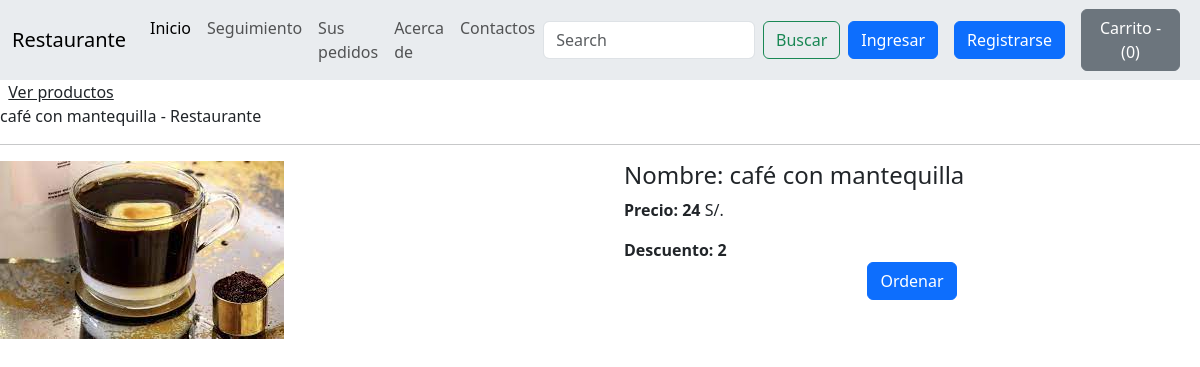
Page /tienda/verProducto/9 on the committed database.
### tienda/models.py (models this page shows, shortened)
class Producto(models.Model):
    id = models.AutoField
    p_nombre = models.CharField(max_length=50)
    categoria = models.CharField(max_length=50, default="")
    subcategoria = models.CharField(max_length=50, default="")
    precio = models.IntegerField(default=0)
    descuento = models.CharField(max_length=200)
    publicacion = models.DateField()
    imagen = models.ImageField(upload_to="", default="")

### tienda/views.py (the view)
# urls.py: path('verProducto/<int:myid>', views.verProducto, name='verProducto'),
def verProducto(re, myid):
    pr = Producto.objects.filter(id=myid)
    return render(re, 'tienda/verP.html', {'producto': pr[0]})

### tienda/templates/tienda/verP.html (shortened to what this page needs)
{% extends 'tienda/basico.html' %}
{% block body %}
<div classs="container">&nbsp;
    <a href="/tienda" class="active text-dark">
        <span>Ver productos</span>
    </a>
</div>
{% block title %} {{producto.p_nombre}} - Restaurante {% endblock  %}
<hr>
<div class="mb-5" id="co">
    <div class="row g-5">
        <div class="col-md-6">
            <img src="/images/{{producto.imagen}}" >
        </div>
        <div class="col-md-6">
            <h4>Nombre: {{producto.p_nombre}}</h4>
            <p><b>Precio: {{producto.precio}}</b> S/.</p>
            <b>Descuento: {{producto.descuento}}</b>
            <div class="row">
                <center>
                <a class="btn btn-primary" href='/tienda/buscar/?buscar={{producto.p_nombre}}'>Ordenar</a>
                </center>
            </div>
        </div>
    </div>
</div>
{% endblock  %}

### rows in the picture
Producto: p_nombre "café con mantequilla", imagen (picture), precio "24", descuento "2"
